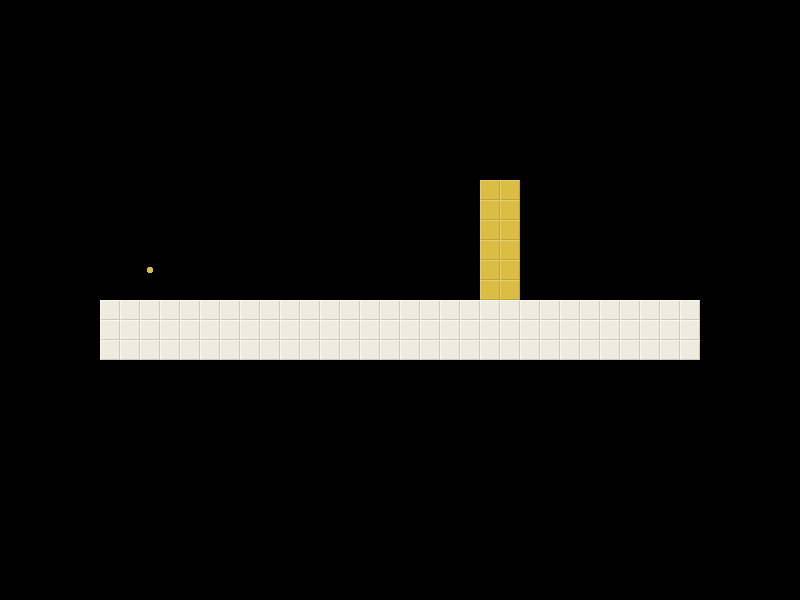

A level layout from a 2D game, rendered from its tile map. Below: a short description, then the map file with tile-grid data replaced by summaries:
An orthogonal 40x30 tile map with 20x20 px tiles, 2 tile layers (background, colors), 2 tilesets.

<map version="1.0" orientation="orthogonal" width="40" height="30" tilewidth="20" tileheight="20">
 <tileset firstgid="1" name="background" tilewidth="20" tileheight="20">
  <image source="tiles/tileset20.png" width="40" height="60" />
  <terraintypes>
   <terrain name="New Terrain" tile="-1" />
  </terraintypes>
  <tile id="0">
   <properties>
    <property name="blocked" value="true" />
    <property name="type" value="terrain" />
   </properties>
  </tile>
  <tile id="1">
   <properties>
    <property name="type" value="terrain" />
   </properties>
  </tile>
  <tile id="2" terrain="0,0,0,0">
   <properties>
    <property name="type" value="exit" />
   </properties>
  </tile>
  <tile id="3" terrain="0,0,0,0">
   <properties>
    <property name="type" value="exit" />
   </properties>
  </tile>
  <tile id="4" terrain="0,0,0,0">
   <properties>
    <property name="type" value="exit" />
   </properties>
  </tile>
  <tile id="5" terrain="0,0,0,0">
   <properties>
    <property name="type" value="exit" />
   </properties>
  </tile>
 </tileset>
 <tileset firstgid="7" name="colors" tilewidth="20" tileheight="20">
  <image source="tiles/colors.png" width="120" height="40" />
  <tile id="0">
   <properties>
    <property name="blocked" value="false" />
    <property name="color" value="none" />
    <property name="type" value="air" />
   </properties>
  </tile>
  <tile id="1">
   <properties>
    <property name="blocked" value="true" />
    <property name="color" value="yellow" />
    <property name="type" value="obstacle" />
   </properties>
  </tile>
  <tile id="2">
   <properties>
    <property name="blocked" value="true" />
    <property name="color" value="green" />
    <property name="type" value="obstacle" />
   </properties>
  </tile>
  <tile id="3">
   <properties>
    <property name="blocked" value="true" />
    <property name="color" value="red" />
    <property name="type" value="obstacle" />
   </properties>
  </tile>
  <tile id="4">
   <properties>
    <property name="blocked" value="true" />
    <property name="color" value="cyan" />
    <property name="type" value="obstacle" />
   </properties>
  </tile>
  <tile id="5">
   <properties>
    <property name="blocked" value="true" />
    <property name="color" value="pink" />
    <property name="type" value="obstacle" />
   </properties>
  </tile>
  <tile id="6">
   <properties>
    <property name="blocked" value="false" />
    <property name="color" value="none" />
    <property name="type" value="air" />
   </properties>
  </tile>
  <tile id="7">
   <properties>
    <property name="color" value="yellow" />
    <property name="type" value="powerup" />
   </properties>
  </tile>
  <tile id="8">
   <properties>
    <property name="color" value="green" />
    <property name="type" value="powerup" />
   </properties>
  </tile>
  <tile id="9">
   <properties>
    <property name="color" value="red" />
    <property name="type" value="powerup" />
   </properties>
  </tile>
  <tile id="10">
   <properties>
    <property name="color" value="cyan" />
    <property name="type" value="powerup" />
   </properties>
  </tile>
  <tile id="11">
   <properties>
    <property name="color" value="pink" />
    <property name="type" value="powerup" />
   </properties>
  </tile>
 </tileset>
 <layer name="background" width="40" height="30">
  <data>[1200 cells, 1200 non-empty, 2 distinct tile ids]</data>
 </layer>
 <layer name="colors" width="40" height="30">
  <data>[1200 cells, 14 non-empty, 3 distinct tile ids]</data>
 </layer>
</map>
